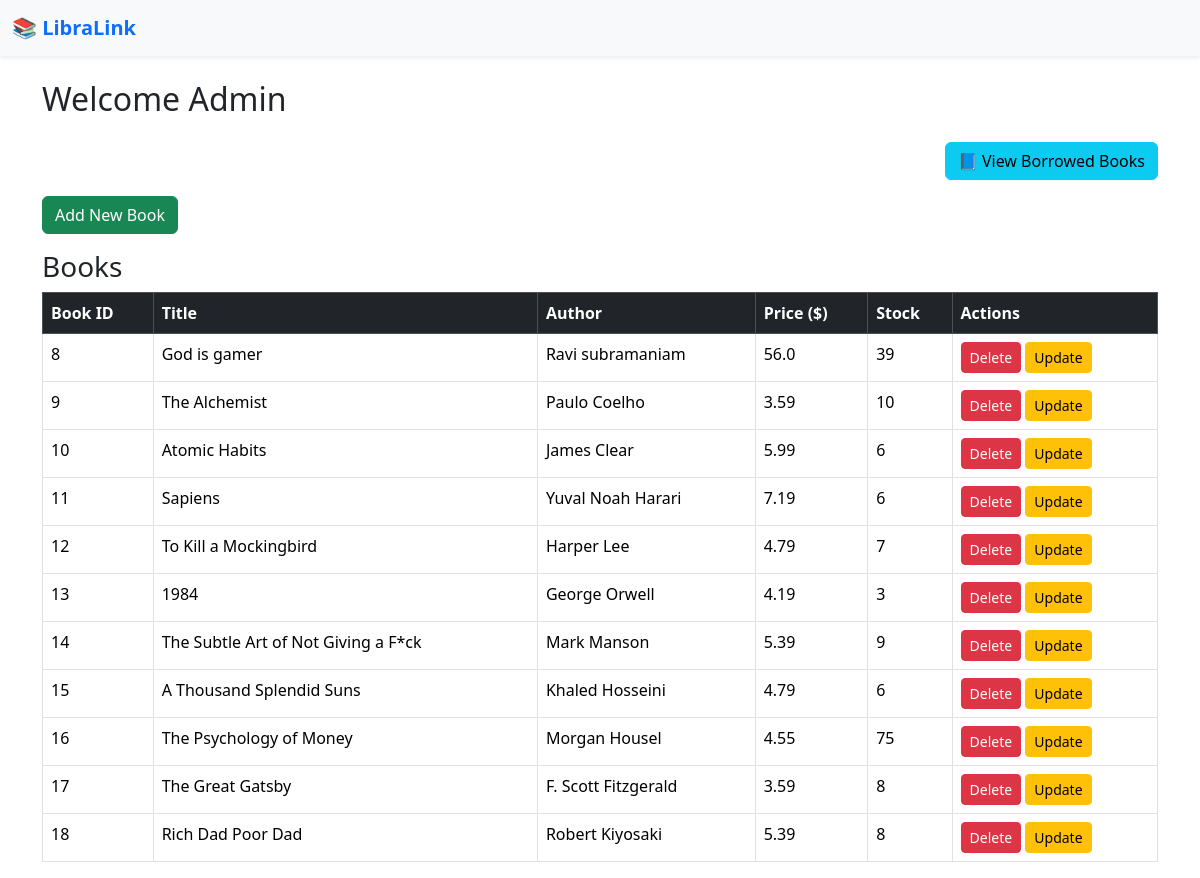
The page /admin/home on the database as committed earlier.
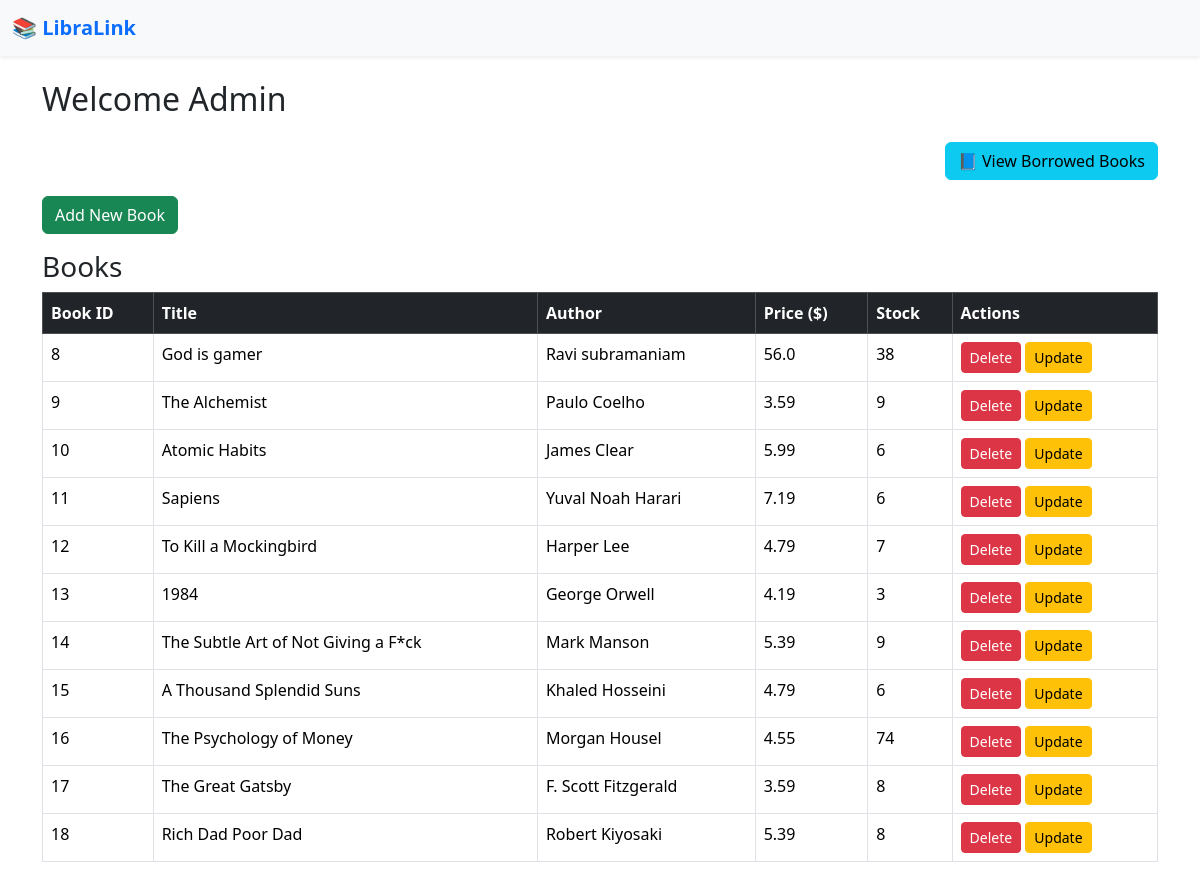
The same page on the database as committed later.
### tables this page shows
CREATE TABLE books(book_id integer primary key autoincrement,
    book_title text not null,
    author text not null,
    price float not null,
    stock integer not null);

### app.py (the view)
@app.route("/admin/home")
def admin_home():
    conn = get_connection()
    cursor = conn.cursor()
    cursor.execute("SELECT * FROM books")
    books = cursor.fetchall()
    conn.close()
    return render_template("admin_home.html", books=books)

### app.py (called while the page is built)
def get_connection():
    return sqlite3.connect("library.db")

### templates/admin_home.html (shortened to what this page needs)
{% extends "base.html" %}
{% block content %}
<h2 class="mb-4">Welcome Admin</h2>
<div class="d-flex justify-content-end mb-3">
    <a href="{{ url_for('view_borrowed_books') }}" class="btn btn-info">📘 View Borrowed Books</a>
</div>
<div class="mb-3">
    <a href="/admin/add_book" class="btn btn-success">Add New Book</a>
</div>
<h3>Books</h3>
<div class="table-responsive">
    <table class="table table-bordered table-hover">
        <thead class="table-dark">
            <tr>
                <th>Book ID</th>
                <th>Title</th>
                <th>Author</th>
                <th>Price ($)</th>
                <th>Stock</th>
                <th>Actions</th>
            </tr>
        </thead>
        <tbody>
            {% for book in books %}
            <tr>
                <td>{{ book[0] }}</td>
                <td>{{ book[1] }}</td>
                <td>{{ book[2] }}</td>
                <td>{{ book[3] }}</td>
                <td>{{ book[4] }}</td>
                <td>
                    <form action="/admin/delete_book/{{ book[0] }}" method="post" style="display:inline;">
                        <button type="submit" class="btn btn-danger btn-sm">Delete</button>
                    </form>
                    <a href="/admin/update_book/{{ book[0] }}" class="btn btn-warning btn-sm">Update</a>
                </td>
            </tr>
            {% endfor %}
        </tbody>
    </table>
</div>
{% endblock %}

Rows that differ between the two databases and show on the page:
changed books "God is gamer": stock "39" → "38"
changed books "The Alchemist": stock "10" → "9"
changed books "The Psychology of Money": stock "75" → "74"
